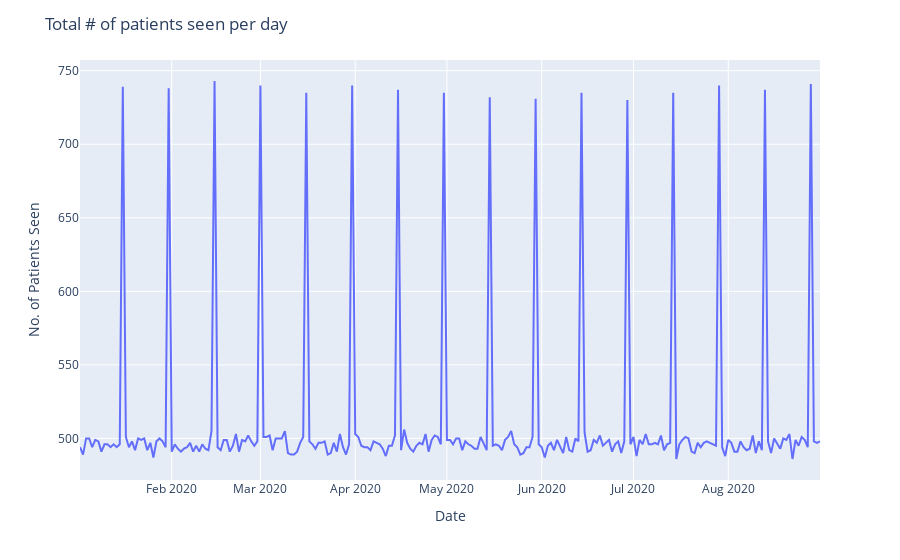

Here is the notebook cell this chart was saved with:
### Markdown cell above
Grouping the dates by counts shows us the total number of patient/doctor interactions in a given day. The 'Patient' column is the most intuitive column here as we can interpret it as "The total number of patients seen on this date".

*As an aside,  the values in the other columns are an exact match but are less intuitive to describe i.e. "The total number of visit types registered on a given date". This is the same as the number of "patients seen", but harder to convey to the end audience. This should be a primary consideration in data analysis/visualisation.*

### Code cell
import plotly.express as px

fig = px.line(df_grouped_days, x='Date', y='Patient')
fig.update_layout(yaxis_title='No. of Patients Seen', title='Total # of patients seen per day')

fig.show()

### Figure 1 — Plotly figure (JSON) as saved in the notebook; plotly's stock layout.template omitted (floating-point values rounded to 4 significant figures; data arrays with more than 128 entries replaced by an {"elided": "..."} marker saying what was removed)
{"data": [{"hovertemplate": "Date=%{x}<br>Patient=%{y}<extra></extra>", "legendgroup": "", "line": {"color": "#636efa", "dash": "solid"}, "mode": "lines", "name": "", "orientation": "v", "showlegend": false, "type": "scatter", "x": {"elided": "243 str values"}, "xaxis": "x", "y": {"elided": "243 int values"}, "yaxis": "y"}], "layout": {"legend": {"tracegroupgap": 0}, "margin": {"t": 60}, "title": {"text": "Total # of patients seen per day"}, "xaxis": {"anchor": "y", "domain": [0, 1], "title": {"text": "Date"}}, "yaxis": {"anchor": "x", "domain": [0, 1], "title": {"text": "No. of Patients Seen"}}}}
